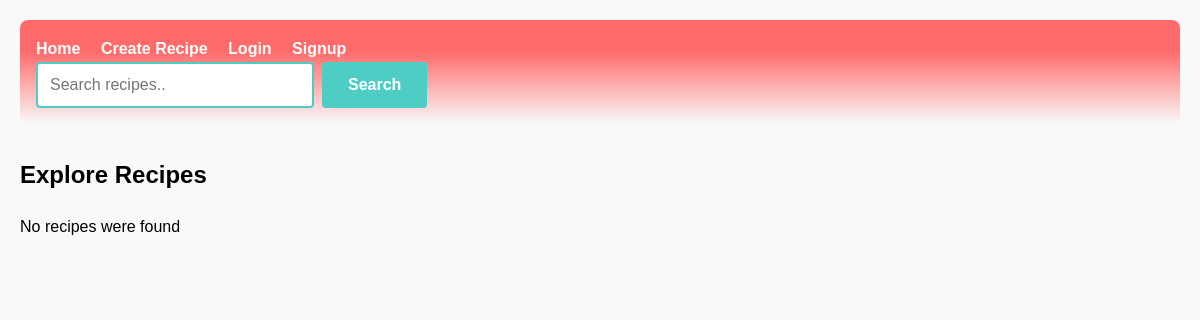
Before: / with the older database file.
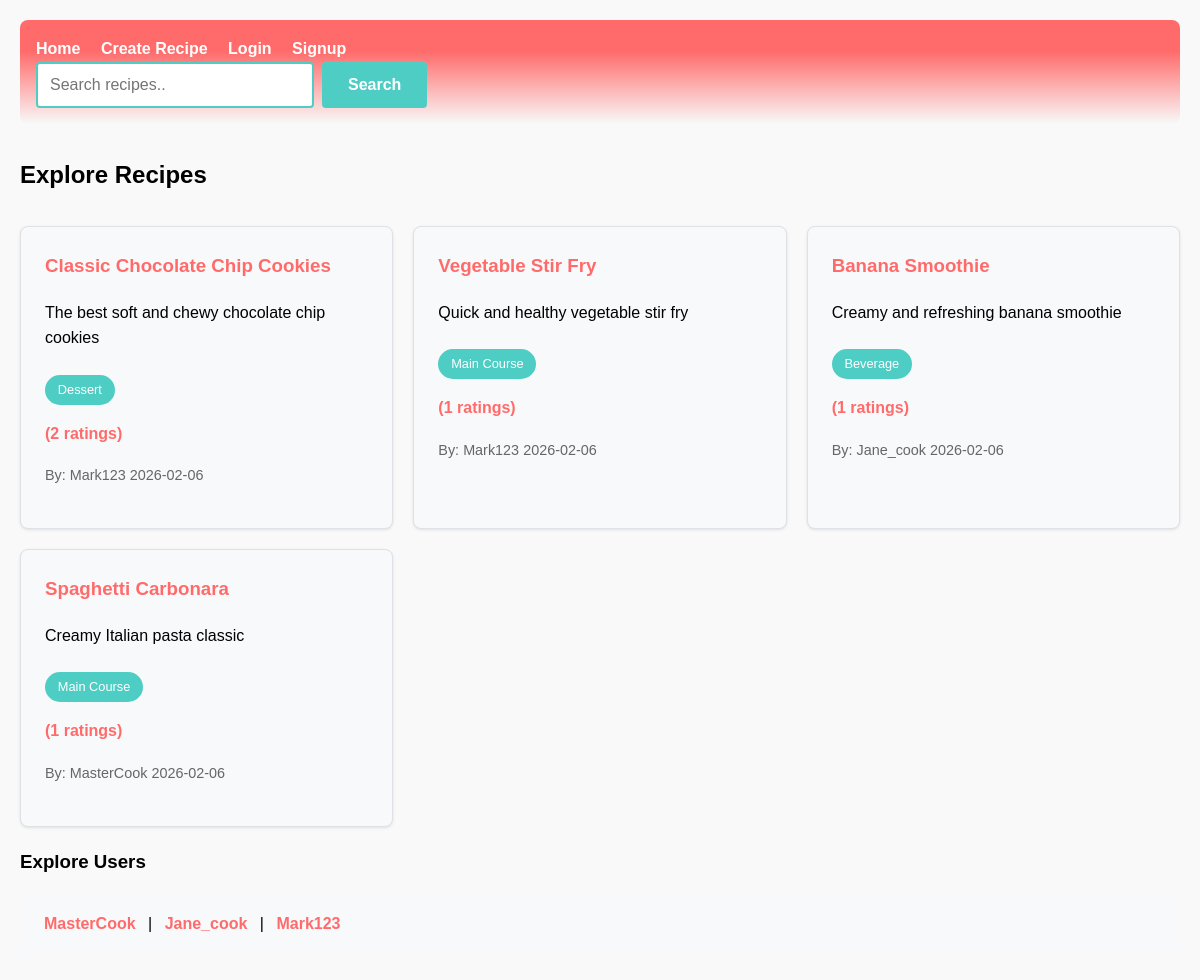
After: the same page with the newer database file.
### tables this page shows
CREATE TABLE recipe (
    recipe_id INTEGER PRIMARY KEY AUTOINCREMENT,
    user_id INTEGER,
    title VARCHAR NOT NULL,
    ingredients VARCHAR NOT NULL,
    instructions VARCHAR NOT NULL,
    description VARCHAR,
    category CHAR,
    created TIMESTAMP DEFAULT CURRENT_TIMESTAMP,
    FOREIGN KEY (user_id) REFERENCES user(user_id)
);

CREATE TABLE user (
    user_id INTEGER PRIMARY KEY AUTOINCREMENT,
    username VARCHAR(30) UNIQUE NOT NULL,
    email VARCHAR(60) UNIQUE NOT NULL,
    hashed_password VARCHAR(60) NOT NULL,
    type CHAR NOT NULL
);

### routes/recipes.py (the view)
@recipes_blueprint.route('/')
def index():
    try:
        connection = db_connection()
        recipes = connection.execute('''SELECT r.*, u.username
                                        FROM recipe r
                                        JOIN user u ON r.user_id = u.user_id
                                        ORDER BY r.created DESC''').fetchall()
        users = connection.execute('''SELECT username
                                    FROM user
                                    ORDER BY RANDOM()
                                    LIMIT 10''').fetchall()
        connection.close()
        recipes_and_ratings = add_ratings(recipes)
        return render_template('index.html', recipes=recipes_and_ratings, users=users)
    except Exception as e:
        return f"Error: {str(e)}", 500

### helpers.py (called while the page is built)
def db_connection():
    connection = sqlite3.connect('database/recipes.db')
    connection.row_factory = sqlite3.Row
    return connection

def rating_average(recipe_id):
    connection = db_connection()
    result = connection.execute('''
        SELECT AVG(value) as rating_ave, COUNT(*) as rating_count
        FROM rating
        WHERE recipe_id = ?
                                ''', (recipe_id,)).fetchone()
    connection.close()
    if result['rating_ave']:
        return round(result['rating_ave'], 1), result['rating_count']
    return 0, 0

def add_ratings(recipes):
    recipes_and_ratings = []
    for r in recipes:
        rating_ave, rating_count = rating_average(r['recipe_id'])
        r_dict = dict(r)
        r_dict['rating_ave'] = rating_ave
        r_dict['rating_count'] = rating_count
        recipes_and_ratings.append(r_dict)
    return recipes_and_ratings

### templates/index.html
{% extends "base.html" %}
{% block content %}
<div class="home">
    <h2>Explore Recipes</h2>
    {% if recipes %}
        <div class="recipe-grid">
            {% for recipe in recipes %}
            <div class="card">
                <h3><a href="{{ url_for('recipes.recipe', recipe_id=recipe.recipe_id)}}">{{ recipe.title }}</a></h3>
                <p>{{ recipe.description }}</p>
                <span class="category">{{ recipe.category }}</span>
                <div class="rating">
                    {{ recipe.rating_avg }} ({{ recipe.rating_count}} ratings)
                </div>
                <p><small>By: {{recipe.username}} {{recipe.created[:10 ]}}</small></p>
            </div>
            {% endfor %}
        </div>
    {% else %}
        <p>No recipes were found</p>
    {% endif %}
    {%if users%}
    <h3>Explore Users</h3>
    <div class="users-list">
        {%for user in users%}
            <a href="{{url_for('recipes.profile', username=user.username)}}">{{user.username}}</a>
            {%if not loop.last%} | {%endif%}
        {%endfor%}
    </div>
    {%endif%}
</div>
{% endblock %}

### templates/base.html (shortened to what this page needs)
<!DOCTYPE html>
<html lang="en">
<head>
    <link rel="stylesheet" href="{{url_for('static', filename='css/style.css')}}">
</head>
<body>
<div class="nav">
    <a href="{{url_for('recipes.index')}}">Home</a>
    <a href="{{url_for('recipes.create_recipe') }}">Create Recipe</a>
    {%if session.username%}
        <a href="{{url_for('recipes.profile', username=session.username)}}">My Profile</a>
        <a href="{{url_for('auth.logout')}}">Logout</a>
    {%else%}
        <a href="{{url_for('auth.login')}}">Login</a>
        <a href="{{url_for('auth.signup')}}">Signup</a>
    {%endif%}
    <div class="search-form">
        <form method="GET" action="{{url_for('recipes.search')}}" class="search-form-inline">
            <input type="text" name="q" placeholder="Search recipes.." value="{{request.args['q'] or ''}}" required>
            <button type="submit" class="btn-search"> Search</button>
        </form>
    </div>
</div>
    {%block content%}{%endblock%}
</body>
</html>

### static/css/style.css (style rules this page uses)
body { font-family: Arial, sans-serif; max-width: 1200px; margin: 0 auto; padding: 20px; background-color: #f9f9f9; line-height: 1.6; }
.nav { background: linear-gradient(to bottom, #ff6b6b 30%, transparent 100%); padding: 1rem; border-radius: 8px; margin-bottom: 2rem; }
.nav a { color: white; text-decoration: none; margin-right: 1rem; font-weight: bold; }
.grid, .recipe-grid { display: grid; grid-template-columns: repeat(auto-fill, minmax(300px, 1fr)); gap: 20px; margin: 20px 0; }
.card { background: #f8f9fa; border: 1px solid #dee2e6; border-radius: 8px; padding: 1.5rem; box-shadow: 0 1px 3px rgba(0,0,0,0.1); transition: transform 0.2s, box-shadow 0.2s; }
.card h3, .card h4 { margin-top: 0; color: #333; }
.card a { color: #ff6b6b; text-decoration: none; }
.category { background-color: #4ecdc4; color: white; padding: 0.3rem 0.8rem; border-radius: 20px; font-size: 0.8rem; display: inline-block; margin: 0.5rem 0; }
.rating { color: #ff6b6b; font-weight: bold; margin: 0.5rem 0; }
small { color: #666; font-size: 0.9rem; }
.home .recipe-grid { margin-top: 2rem; }
.search-form { display: flex; justify-content: flex-start; gap: 0.5rem; margin: 0; }
.search-form input, .search-form select { width: 100%; padding: 0.75rem; border: 1px solid #ddd; border-radius: 4px; font-size: 1rem; }
.search-form-inline { display: flex; gap: 0.5rem; justify-content: flex-start; align-items: center; }
.search-form-inline input { padding: 0.75rem; border: 2px solid #4ecdc4; border-radius: 4px; font-size: 1rem; min-width: 250px; margin: 0; }
.btn-search { background: #4ecdc4; color: white; border: 2px solid #4ecdc4; border-radius: 4px; padding: 0.75rem 1.5rem; cursor: pointer; font-size: 1rem; font-weight: bold; white-space: nowrap; margin: 0; }
.users-list { margin: 1rem 0; padding: 1rem; background: #f8f9fa; border-radius: 8px; }
.users-list a { color: #ff6b6b; text-decoration: none; font-weight: bold; margin: 0 0.5rem; }

Changed rows visible on the page:
added recipe: title "Classic Chocolate Chip Cookies", description "The best soft and chewy chocolate chip cookies", category "Dessert", rating_count "2", username "Mark123", created "2026-02-06"
added recipe: title "Vegetable Stir Fry", description "Quick and healthy vegetable stir fry", category "Main Course", rating_count "1", username "Mark123", created "2026-02-06"
added recipe: title "Banana Smoothie", description "Creamy and refreshing banana smoothie", category "Beverage", rating_count "1", username "Jane_cook", created "2026-02-06"
added recipe: title "Spaghetti Carbonara", description "Creamy Italian pasta classic", category "Main Course", rating_count "1", username "MasterCook", created "2026-02-06"
added user: username "MasterCook"
added user: username "Jane_cook"
added user: username "Mark123"
Other visible differences:
text no longer shown: "No recipes were found"
text now shown: "Explore Users"
